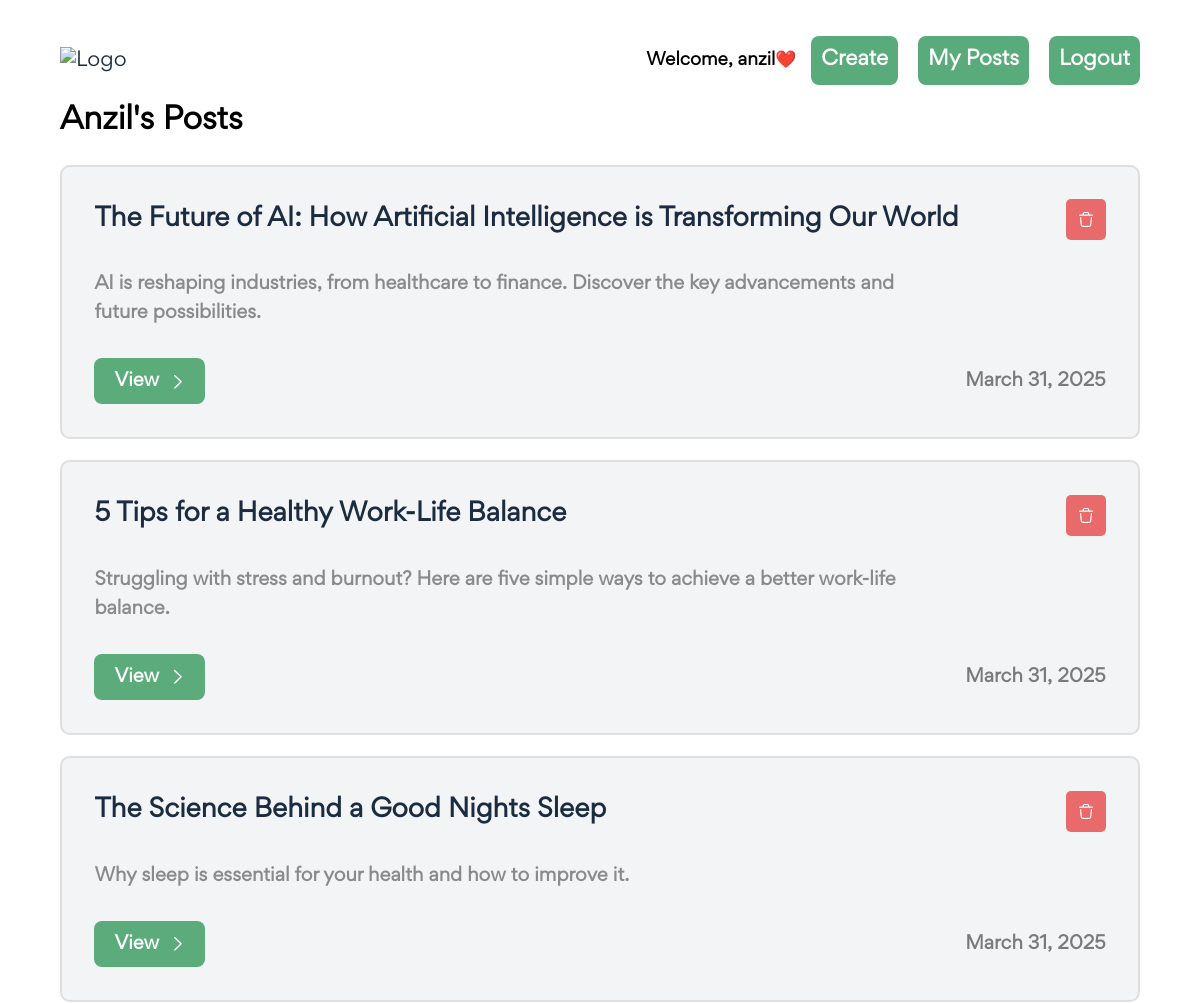
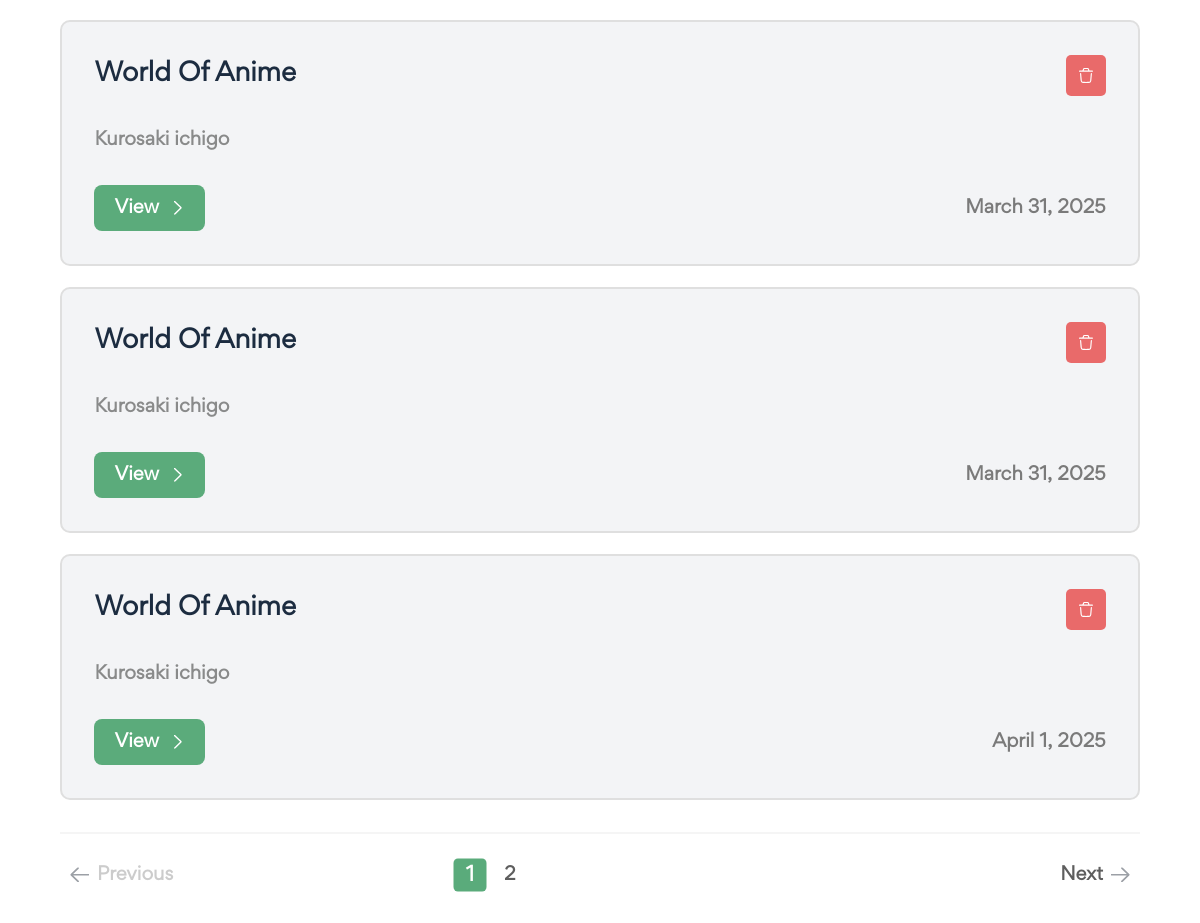
/posts/admin/user/27/posts/ (signed in), run on the app's committed database (2 pictures, top to bottom).
### posts/models.py (models this page shows)
class Post(models.Model):
    title = models.CharField(max_length=200)
    short_description = models.TextField()
    description = models.TextField()
    categories = models.ManyToManyField("posts.Category")
    time_to_read = models.CharField(max_length=100)
    featured_image = models.ImageField(upload_to="posts/")
    author = models.ForeignKey("posts.Author", on_delete=models.CASCADE)
    published_date = models.DateField()
    is_draft = models.BooleanField(default=False)
    is_deleted = models.BooleanField(default=False)

### posts/views.py (the view)
# urls.py: path('admin/user/<int:user_id>/posts/', views.admin_user_posts, name='admin_user_posts'),
@login_required
def admin_user_posts(request, user_id):
    author = get_object_or_404(Author, user_id=user_id)
    posts = Post.objects.filter(author=author, is_deleted=False)
    instances = Paginator(posts, 6)
    page = request.GET.get('page', 1)
    try:
        instances = instances.page(page)
    except PageNotAnInteger:
        instances = instances.page(1)
    except EmptyPage:
        instances = instances.page(instances.num_pages)
    context = {
        "title": f"{author.name}'s Posts",  # Use author's name for the title
        "instances": instances,
        "user": author.user,  # Pass the associated User instance to the template
    }
    return render(request, "posts/admin_user_posts.html", context)

### posts/context_processors.py (called while the page is built)
def bell_alert(request):
    if request.user.is_authenticated:
        has_unseen = MessageNotification.objects.filter(post_owner=request.user, seen=False).exists()
        return {'bell_alert': has_unseen}
    return {'bell_alert': False}

### posts/templatetags/paginator_tags.py (called while the page is built)
@register.simple_tag
def get_elided_page_range(instances, number, on_each_side=3, on_ends=2):
    paginator = Paginator(instances.object_list, instances.per_page)
    return paginator.get_elided_page_range(number=number, on_each_side=on_each_side, on_ends=on_ends)

@register.simple_tag(takes_context=True)
def change_params(context, page):
    request = context['request']
    full_path = request.get_full_path()
    if "?" in full_path:
        if "page" in full_path:
            full_path = re.sub("page=[0-9]+", f"page={page}", full_path)
        else:
            full_path += f"&page={page}"
    else:
        full_path += f"?page={page}"
    return full_path

### web/context_processors.py (called while the page is built)
def report_bell_alert(request):
    if request.user.is_authenticated and request.user.is_superuser:
        return {
            'report_bell_alert': ReportMessage.objects.filter(
                is_admin_replied=False
            ).exists()
        }
    return {'report_bell_alert': False}

### templates/posts/admin_user_posts.html (shortened to what this page needs)
{% load static %}
{% load paginator_tags %}
<!DOCTYPE html>
<html lang="en">
<head>
    <link rel="stylesheet" href="{% static 'css/style.css' %}" type="text/css" />
</head>
<body>
    <section id="my-posts-home">
        <section class="wrapper">
            <header>
                <h1>
                    <a href="{% url 'users:users_list' %}">
                        <img src="{% static 'images/icons/blog-logo.svg' %}" alt="Logo" />
                    </a>
                </h1>
                <div>
                    {% if request.user.is_authenticated %}
                        {% if request.user.is_superuser %}
                            <span style="color: black; font-weight: bold; margin-right: 10px;">
                                Welcome, {{ request.user.username }} ({{ request.user.email }}) 👑
                            </span>
                            <a href="{% url 'users:logout' %}" class="login" style="background-color: red; color: white">Logout</a>
                        {% else %}
                            <span style="color: black; font-weight: bold; margin-right: 10px;">
                                Welcome, {{ request.user.username }}❤️
                            </span>
                            <a href="{% url 'posts:create_post' %}" class="login my-posts">Create</a>
                            <a href="{% url 'posts:my_posts' %}" class="login my-posts">My Posts</a>
                            <a href="{% url 'users:logout' %}" class="login">Logout</a>
                        {% endif %}
                    {% else %}
                        <a href="{% url 'users:sign_log' %}" class="login">Login</a>
                    {% endif %}
                </div>
            </header>
            <section class="spotlight">
                <h3>{{ title }}</h3>
                <ul class="posts">
                    {% for instance in instances %}
                    <li class="post">
                        <div class="top">
                            <h5 class="title">{{ instance.title }}</h5>
                            <div class="buttons">
                                <a
                                href="{% url 'posts:delete_post' id=instance.id %}"
                                id="delete_postt"
                                class="danger"
                                data-text="Are you sure you want to remove this post? You can't undo this action."
                                data-title="Confirm Delete!"
                                title="Delete!"
                            >
                                <img src="{% static 'images/icons/delete.svg' %}" alt="Delete" />
                            </a>
                            </div>
                        </div>
                        <p class="description">{{ instance.short_description }}</p>
                        <div class="bottom">
                            <a href="{% url 'web:post' id=instance.id %}" class="view">
                                View
                                <span>
                                    <img src="{% static 'images/icons/up-arrow.svg' %}" alt="Arrow">
                                </span>
                            </a>
                            <p class="date">{{ instance.published_date }}</p>
                        </div>
                    </li>
                    {% empty %}
                    <li>No posts found. <a href="{% url 'posts:create_post' %}">Create a post</a></li>
                    {% endfor %}
                </ul>
                {% if instances.has_other_pages %}
                <div class="pagination">
                    {% if instances.has_previous %}
                    {% change_params instances.previous_page_number as prev_url %}
                    <a href="{{ prev_url }}" class="prev">
                        <span class="arrow">
                            <img src="{% static 'images/icons/arrow.svg' %}" alt="Arrow" />
                        </span>
                        Previous
                    </a>
                    {% else %}
                    <div class="prev disabled">
                        <span class="arrow">
                            <img src="{% static 'images/icons/arrow.svg' %}" alt="Arrow" />
                        </span>
                        Previous
                    </div>
                    {% endif %}
                    <div class="pages">
                        {% get_elided_page_range instances.paginator instances.number as page_range %}
                        {% for i in page_range %}
                            {% if instances.number == i %}
                                <span class="active">{{ i }}</span>
                            {% else %}
                                {% change_params i as current_url %}
                                <a href="{{ current_url }}">{{ i }}</a>
                            {% endif %}
                        {% endfor %}
                    </div>
                    {% if instances.has_next %}
                    {% change_params instances.next_page_number as next_url %}
                    <a href="{{ next_url }}" class="next">
                        Next
                        <span class="arrow">
                            <img src="{% static 'images/icons/arrow.svg' %}" alt="Arrow" />
                        </span>
                    </a>
                    {% endif %}
                </div>
                {% endif %}
            </section>
        </section>
    </section>
</body>
</html>

### static/css/style.css (style rules this page uses)
* { margin: 0; padding: 0; border: 0; vertical-align: baseline; background: transparent; font-weight: normal; text-decoration: none; outline: none; -webkit-box-sizing: border-box; -moz-box-sizing: border-box; box-sizing: border-box; font-family: "Gordita Regular"; }
ol, ul { list-style: none; }
body { font-size: 17px; color: #1c2c40; overflow-x: hidden; min-width: 320px; font-weight: 400; }
a { color: #1c2c40; }
p { line-height: 1.6em; font-size: 16px; font-weight: 400; }
.wrapper { width: 90%; margin: 0 auto; max-width: 1500px; }
img { display: block; width: 100%; height: 100%; }
header { display: flex; align-items: center; margin-bottom: 15px; justify-content: space-between; }
header h1 { width: 150px; }
header h1 a { display: block; }
header a.login { background-color: #5aab7b; padding: 10px; font-size: 20px; font-weight: 900; color: #fff; text-align: center; border-radius: 8px; display: inline-block; }
header a.login.my-posts { margin: 0 15px 0 auto; }
div.pagination { width: 100%; display: flex; justify-content: space-between; align-items: center; border-top: 2px solid #f5f5f5; padding-top: 20px; }
div.pagination a.prev span, div.pagination .disabled.prev span { transform: rotate(90deg); margin-right: 10px; width: 15px; }
div.pagination a.next, div.pagination .disabled { display: flex; align-items: center; font-size: 18px; font-weight: 700; color: #5e5e5e; }
div.pagination a.next span, div.pagination .disabled.next span { transform: rotate(-90deg); margin-left: 10px; width: 15px; }
div.pagination .disabled { color: #ccc; cursor: not-allowed; }
div.pagination div.pages { display: flex; align-items: center; }
div.pagination div.pages span.active { font-size: 18px; font-weight: 700; color: #fff; width:30px; height: 30px; display: flex; align-items: center; justify-content: center; background: #5aab7b; border-radius: 4px; margin-right: 10px; }
div.pagination div.pages a { color: #5e5e5e; font-size: 18px; font-weight: 700; width:30px; height: 30px; display: flex; align-items: center; justify-content: center; margin-right: 10px; }
#my-posts-home { padding: 3% 0 5%; position: relative; }
#my-posts-home section.spotlight { padding: 0 0 5% 0; }
#my-posts-home section.spotlight h3 { font-size: 30px; margin-bottom: 2%; color: #000; font-weight: 700; }
#my-posts-home section.spotlight ul.posts { width: 100%; margin-bottom: 3%; }
#my-posts-home section.spotlight ul.posts li.post { border: 2px solid #dfdfdf; border-radius: 10px; padding: 3%; margin-bottom: 2%; }
#my-posts-home section.spotlight ul.posts li.post:last-child { margin: 0; }
#my-posts-home section.spotlight ul.posts li.post div.top { display: flex; align-items: center; justify-content: space-between; margin-bottom: 3%; }
#my-posts-home section.spotlight ul.posts li.post div.top h5.title { font-size: 25px; font-weight: 700; }
#my-posts-home section.spotlight ul.posts li.post div.top div.buttons { display: flex; margin-right: -15px; }
#my-posts-home section.spotlight ul.posts li.post div.top a { border-radius: 5px; padding: 13px; width: 40px; margin-right: 15px; }
#my-posts-home section.spotlight ul.posts li.post div.top a.danger { background: #e96a6a; }
#my-posts-home section.spotlight ul.posts li.post p.description { font-size: 18px; color: #898a8a; font-weight: 700; width: 80%; margin-bottom: 2%; }
#my-posts-home section.spotlight ul.posts li.post div.bottom { display: flex; align-items: center; justify-content: space-between; }
#my-posts-home section.spotlight ul.posts li.post div.bottom a.view { display: flex; align-items: center; background: #5bab7b; padding: 10px 20px; font-size: 18px; font-weight: 700; color: #fff; text-align: center; border-radius: 8px; }
#my-posts-home section.spotlight ul.posts li.post div.bottom a.view span { transform: rotate(90deg); width: 14px; margin-left: 12px; }
#my-posts-home section.spotlight ul.posts li.post div.bottom p.date { color: #7a7a7a; font-weight: 700; font-size: 18px; }
@media all and (max-width: 1280px) { #my-posts-home section.spotlight ul.posts li.post p.description { font-size: 18px; margin-bottom: 3%; } }
@media all and (max-width: 1280px) { #my-posts-home section.spotlight ul.posts li.post div.bottom p.date { font-size: 18px; } }
@media all and (max-width: 1280px) { #my-posts-home section.spotlight ul.posts li.post div.bottom a.view { font-size: 18px; } }
@media all and (max-width: 1280px) { div.pagination div.pages { width: 30%; } }

### data on the page
Post: title "The Future of AI: How Artificial Intelligence is Transforming Our World", short_description "AI is reshaping industries, from healthcare to finance. Discover the key advancements and future possibilities.", published_date "March 31, 2025"
Post: title "5 Tips for a Healthy Work-Life Balance", short_description "Struggling with stress and burnout? Here are five simple ways to achieve a better work-life balance.", published_date "March 31, 2025"
Post: title "The Science Behind a Good Nights Sleep", short_description "Why sleep is essential for your health and how to improve it.", published_date "March 31, 2025"
Post: title "World Of Anime", short_description "Kurosaki ichigo", published_date "March 31, 2025"
Post: title "World Of Anime", short_description "Kurosaki ichigo", published_date "March 31, 2025"
Post: title "World Of Anime", short_description "Kurosaki ichigo", published_date "April 1, 2025"

### other printed values
{{ request.user.username }} "anzil"
{{ title }} "Anzil's Posts"
{{ i }} "1"
{{ i }} "2"
